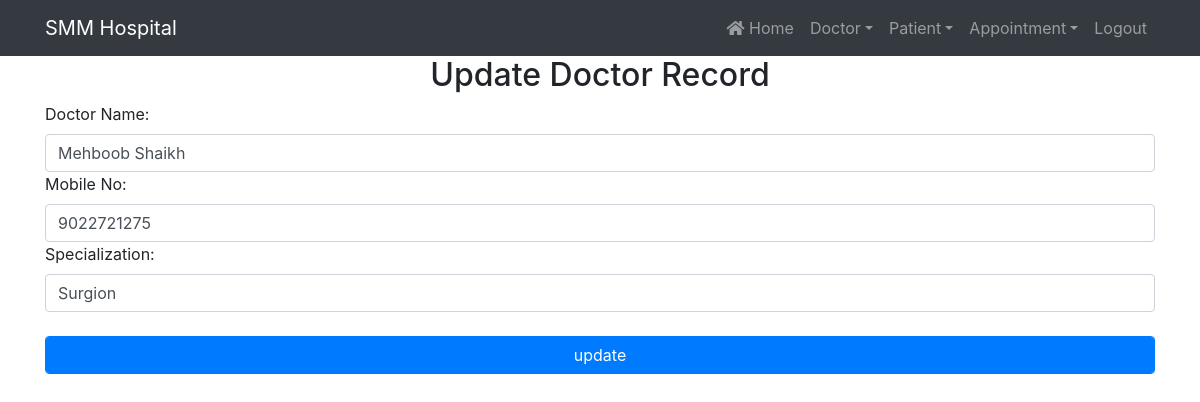
/editdoc/1 (signed in), run on the app's committed database.
### hospital/models.py (models this page shows, shortened)
class Basic(models.Model):
    name = models.CharField(max_length=50)
    mobile = models.CharField(max_length=20)
    class Meta:
        abstract = True

class Docter(Basic):
    special = models.CharField(max_length=50)

### hospital/views.py (the view, shortened to what this page needs)
# urls.py: path('editdoc/<int:id>', views.editdoc,name="editdoc"),
def editdoc(request,id):
    error = ""
    if not request.user.is_staff:
        return redirect('log')
    doc = Docter.objects.get(id=id)
    return render(request,"editdoc.html",{"error":error,"doc":doc})

### hospital/templates/editdoc.html (shortened to what this page needs)
{% extends 'basic.html' %}
{% block body %}
<div class="container">
    <h2 class="text-center"> Update Doctor Record</h2>
    <form action="/editdoc/{{doc.id}}" method="post">
        <label>Doctor Name:</label>
        <input type="text" class="form-control" name="name" value="{{doc.name}}">
        <label> Mobile No: </label>
        <input type="tel" class="form-control" name="contact" value="{{doc.mobile}}">
        <label> Specialization: </label>
        <input type="text" class="form-control" name="special" value="{{doc.special}}">
        <br>
        <input type="submit" value="update" class="form-control btn btn-primary">
    </form>
</div>
{% endblock %}

### data on the page
Docter: name "Mehboob Shaikh", contact "9022721275", special "Surgion"
